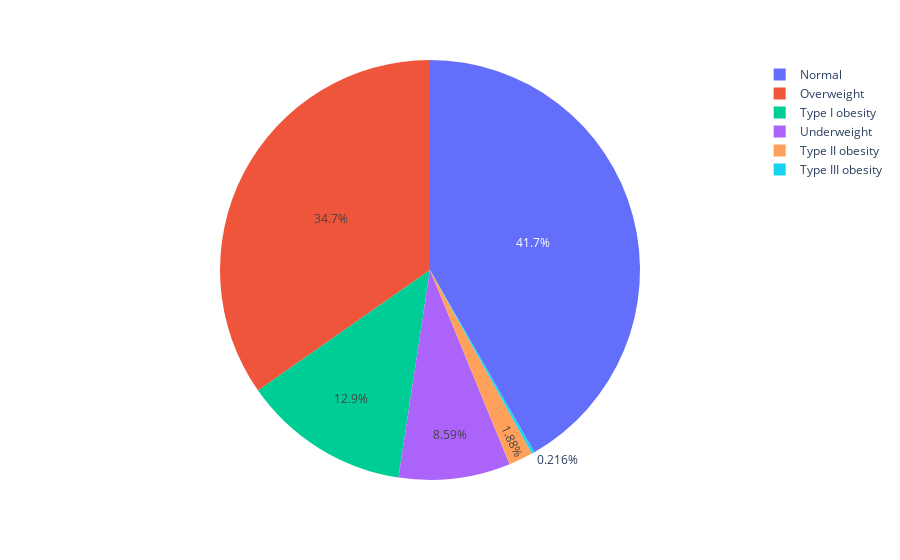
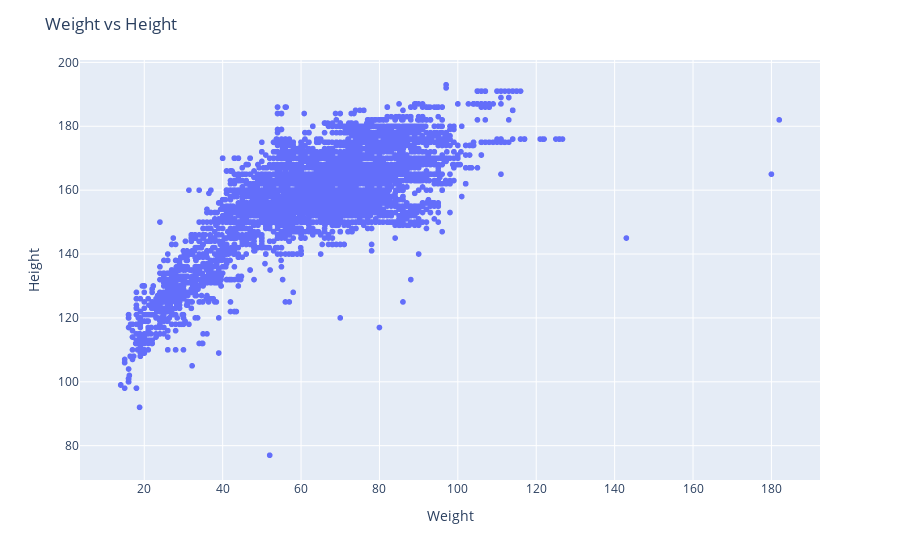

Write notebook code for charts like these, in order.
### Code cell
fig1 = px.pie(med_peso_y_talla, values='ones', names='CLASIFICACION_IMC_TRADU')
fig2 = px.scatter(med_peso_y_talla, x='NM_PESO', y='NM_TALLA', labels={'NM_PESO': "Weight ",  "NM_TALLA": "Height"})

fig2.update_layout(
    title_text='Weight vs Height', 
)

fig1.show()
fig2.show()

### Figure 1 — Plotly figure (JSON) as saved in the notebook; plotly's stock layout.template omitted (floating-point values rounded to 4 significant figures; data arrays with more than 128 entries replaced by an {"elided": "..."} marker saying what was removed)
{"data": [{"domain": {"x": [0, 1], "y": [0, 1]}, "hovertemplate": "CLASIFICACION_IMC_TRADU=%{label}<br>ones=%{value}<extra></extra>", "labels": {"elided": "12515 str values"}, "legendgroup": "", "name": "", "showlegend": true, "type": "pie", "values": {"elided": "12515 int values"}}], "layout": {"legend": {"tracegroupgap": 0}, "margin": {"t": 60}}}

### Figure 2 — Plotly figure (JSON) as saved in the notebook; plotly's stock layout.template omitted (floating-point values rounded to 4 significant figures; data arrays with more than 128 entries replaced by an {"elided": "..."} marker saying what was removed)
{"data": [{"hovertemplate": "Weight =%{x}<br>Height=%{y}<extra></extra>", "legendgroup": "", "marker": {"color": "#636efa", "symbol": "circle"}, "mode": "markers", "name": "", "showlegend": false, "type": "scattergl", "x": {"elided": "12515 float values"}, "xaxis": "x", "y": {"elided": "12515 int values"}, "yaxis": "y"}], "layout": {"legend": {"tracegroupgap": 0}, "margin": {"t": 60}, "title": {"text": "Weight vs Height"}, "xaxis": {"anchor": "y", "domain": [0, 1], "title": {"text": "Weight "}}, "yaxis": {"anchor": "x", "domain": [0, 1], "title": {"text": "Height"}}}}
